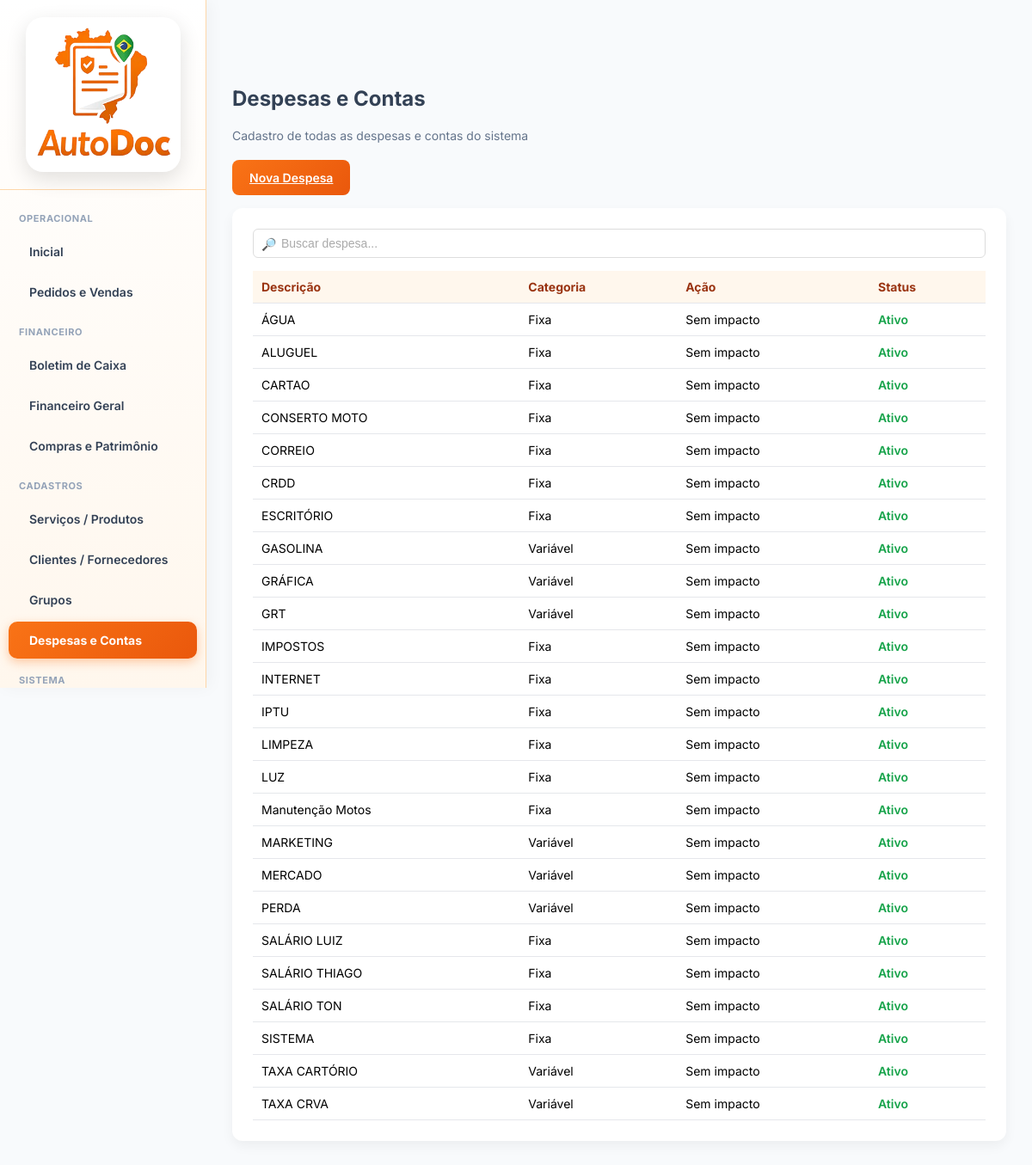
/user/frmDespesasLista.php (signed in), run on the app's committed database.
### tables this page shows
CREATE TABLE `tipodespesa` (
  `idEmpresa` int NOT NULL,
  `Categoria` int NOT NULL,
  `Acao` varchar(11) NOT NULL,
  `Inativo` int NOT NULL,
  `id` int NOT NULL AUTO_INCREMENT,
  `Descricao` varchar(200) NOT NULL,
  `ValorBase` decimal(10,2) NOT NULL,
  `Codigo` int NOT NULL,
  `Nome` varchar(100) NOT NULL,
  `DataAlt` datetime DEFAULT NULL,
  PRIMARY KEY (`id`)
);

### base/baseFuncoes.php (called while the page is built, shortened)
<?php
require_once 'connection.php';
function ExSqlNET($sql, $conn = null, $params = [])
{
    if ($conn === null) {
        global $dbGeralNET;
        $conn = $dbGeralNET;
    }
    $stmt = $conn->prepare($sql);
    $stmt->execute($params);
    return $stmt->fetchAll(PDO::FETCH_ASSOC);
}
?>

### user/frmDespesasLista.php (the view, shortened to what this page needs)
<?php
include '../base/baseFuncoes.php';
$idEmpresa = $_SESSION['idEmpresa'];
$listaDespesa = ExSqlNET("
    SELECT *, CASE Categoria WHEN 1 THEN 'Fixa' WHEN 2 THEN 'Variável' WHEN 3 THEN 'Impostos'
    WHEN 4 THEN 'Serviços' WHEN 5 THEN 'Outros'
    END AS CategoriaLiteral
    FROM tipodespesa
    WHERE idEmpresa = ".$idEmpresa ."
    ORDER BY Descricao
");
?>
<!DOCTYPE html>
<html lang="pt-br">
<head>
    <link rel="stylesheet" href="../css/base.css">
</head>
<body>
<?php include '../base/navbarUser.php'; ?>
<div class="content">
    <div class="page-title">Despesas e Contas</div>
    <div class="subtitle">
        Cadastro de todas as despesas e contas do sistema
    </div>
    <div class="actions">
        <a href="frmDespesas.php" class="btn">Nova Despesa</a>
    </div>
    <div class="card">
        <div style="margin-bottom:15px; position:relative;">
            <span style="
                position:absolute;
                left:10px;
                top:50%;
                transform:translateY(-50%);
                font-size:14px;
                color:#64748b;
            ">🔎</span>
            <input
                type="text"
                id="filtroTabela"
                placeholder="Buscar despesa..."
                style="
                    width:100%;
                    padding:8px 8px 8px 32px;
                    border:1px solid #ddd;
                    border-radius:6px;
                "
                onkeyup="filtrarTabela()"
                autofocus
            >
        </div>
        <div class="table-responsive">
            <table>
                <thead>
                    <tr>
                        <th>Descrição</th>
                        <th>Categoria</th>
                        <th>Ação</th>
                        <th>Status</th>
                    </tr>
                </thead>
                <tbody>
                <?php if (!empty($listaDespesa)) : ?>
                    <?php foreach ($listaDespesa as $despesa) : ?>
                        <?php
                            if ($despesa['Acao'] === 1) {
                                $impactoHtml = '<span class="badge badge-entrada">Entrada</span>';
                            } elseif ($despesa['Acao'] === -1) {
                                $impactoHtml = '<span class="badge badge-saida">Saída</span>';
                            } else {
                                $impactoHtml = '<span class="badge badge-neutro">Sem impacto</span>';
                            }
                            $statusClass = $despesa['Inativo'] == 0 ? 'status-ativo' : 'status-inativo';
                            $statusTexto = $despesa['Inativo'] == 0 ? 'Ativo' : 'Inativo';
                        ?>
                        <tr onclick="selecionarDespesa(
                            '<?= $despesa['id'] ?>',
                            '<?= htmlspecialchars($despesa['Descricao'], ENT_QUOTES) ?>'
                        )">
                            <td><?= htmlspecialchars($despesa['Descricao']) ?></td>
                            <td><?= htmlspecialchars($despesa['CategoriaLiteral']) ?></td>
                            <td><?= $impactoHtml ?></td>
                            <td class="<?= $statusClass ?>"><?= $statusTexto ?></td>
                        </tr>
                    <?php endforeach; ?>
                <?php else : ?>
                    <tr>
                        <td colspan="5" style="text-align:center;">Nenhuma despesa cadastrada</td>
                    </tr>
                <?php endif; ?>
                </tbody>
        </div>
    </div>
</div>
</body>
</html>

### css/base.css (style rules this page uses)
* { margin: 0; padding: 0; box-sizing: border-box; }
html, body { width: 100%; height: 100%; font-family: 'Inter', Arial, sans-serif; background-color: #f5f6fa; font-family: 'Inter', sans-serif; background-color: #f1f5f9; }
body { margin: 0; font-family: 'Inter', Arial, sans-serif; background-color: #f8fafc; }
.content { margin-left: 240px; padding: 30px; }
.page-title { font-size: 24px; font-weight: 700; color: #334155; margin-bottom: 20px; }
.card { background: #ffffff; padding: 20px; border-radius: 12px; box-shadow: 0 6px 14px rgba(0,0,0,0.05); }
table { width: 100%; border-collapse: collapse; }
th, td { padding: 12px; border-bottom: 1px solid #e5e7eb; text-align: left; font-size: 14px; }
th { background-color: #fff7ed; color: #9a3412; }
.status-ativo { color: #16a34a; font-weight: 600; }
.card { background: #ffffff; padding: 24px; border-radius: 12px; box-shadow: 0 6px 14px rgba(0,0,0,0.05); margin-bottom: 30px; }
input, select, textarea { width: 100%; padding: 10px 12px; border: 1px solid #e5e7eb; border-radius: 8px; font-size: 14px; }
.btn { background: linear-gradient(135deg, #f97316, #ea580c); color: #ffffff; border: none; padding: 12px 20px; border-radius: 8px; font-size: 14px; font-weight: 600; cursor: pointer; }
table { width: 100%; border-collapse: collapse; margin-top: 10px; }
table th, table td { padding: 10px; border-bottom: 1px solid #e5e7eb; font-size: 14px; text-align: left; }
table th { background-color: #fff7ed; color: #9a3412; }
.actions { display: flex; gap: 10px; flex-wrap: wrap; margin-top: 20px; }
th, td { padding: 10px; border-bottom: 1px solid #e5e7eb; }
.subtitle { color: #64748b; margin-bottom: 20px; font-size: 14px; }
.actions { margin-bottom: 15px; display: flex; gap: 10px; flex-wrap: wrap; }
input, textarea, select { font-family: 'Poppins', sans-serif; padding: 12px 14px; font-size: 14px; border: 1.5px solid #ddd; border-radius: 8px; outline: none; transition: all 0.25s ease; background-color: #fff; width: 100%; }
input::placeholder, textarea::placeholder { color: #aaa; }
input:not(:placeholder-shown), textarea:not(:placeholder-shown) { border-color: #ffa14d; }

### data on the page
tipodespesa: Descricao "ÁGUA", CategoriaLiteral "Fixa", Acao "Sem impacto", Inativo "Ativo"
tipodespesa: Descricao "ALUGUEL", CategoriaLiteral "Fixa", Acao "Sem impacto", Inativo "Ativo"
tipodespesa: Descricao "CARTAO", CategoriaLiteral "Fixa", Acao "Sem impacto", Inativo "Ativo"
tipodespesa: Descricao "CONSERTO MOTO", CategoriaLiteral "Fixa", Acao "Sem impacto", Inativo "Ativo"
tipodespesa: Descricao "CORREIO", CategoriaLiteral "Fixa", Acao "Sem impacto", Inativo "Ativo"
tipodespesa: Descricao "CRDD", CategoriaLiteral "Fixa", Acao "Sem impacto", Inativo "Ativo"
tipodespesa: Descricao "ESCRITÓRIO", CategoriaLiteral "Fixa", Acao "Sem impacto", Inativo "Ativo"
tipodespesa: Descricao "GASOLINA", CategoriaLiteral "Variável", Acao "Sem impacto", Inativo "Ativo"
tipodespesa: Descricao "GRÁFICA", CategoriaLiteral "Variável", Acao "Sem impacto", Inativo "Ativo"
tipodespesa: Descricao "GRT", CategoriaLiteral "Variável", Acao "Sem impacto", Inativo "Ativo"
tipodespesa: Descricao "IMPOSTOS", CategoriaLiteral "Fixa", Acao "Sem impacto", Inativo "Ativo"
tipodespesa: Descricao "INTERNET", CategoriaLiteral "Fixa", Acao "Sem impacto", Inativo "Ativo"
tipodespesa: Descricao "IPTU", CategoriaLiteral "Fixa", Acao "Sem impacto", Inativo "Ativo"
tipodespesa: Descricao "LIMPEZA", CategoriaLiteral "Fixa", Acao "Sem impacto", Inativo "Ativo"
tipodespesa: Descricao "LUZ", CategoriaLiteral "Fixa", Acao "Sem impacto", Inativo "Ativo"
tipodespesa: Descricao "Manutenção Motos", CategoriaLiteral "Fixa", Acao "Sem impacto", Inativo "Ativo"
tipodespesa: Descricao "MARKETING", CategoriaLiteral "Variável", Acao "Sem impacto", Inativo "Ativo"
tipodespesa: Descricao "MERCADO", CategoriaLiteral "Variável", Acao "Sem impacto", Inativo "Ativo"
tipodespesa: Descricao "PERDA", CategoriaLiteral "Variável", Acao "Sem impacto", Inativo "Ativo"
tipodespesa: Descricao "SALÁRIO LUIZ", CategoriaLiteral "Fixa", Acao "Sem impacto", Inativo "Ativo"
tipodespesa: Descricao "SALÁRIO THIAGO", CategoriaLiteral "Fixa", Acao "Sem impacto", Inativo "Ativo"
tipodespesa: Descricao "SALÁRIO TON", CategoriaLiteral "Fixa", Acao "Sem impacto", Inativo "Ativo"
tipodespesa: Descricao "SISTEMA", CategoriaLiteral "Fixa", Acao "Sem impacto", Inativo "Ativo"
tipodespesa: Descricao "TAXA CARTÓRIO", CategoriaLiteral "Variável", Acao "Sem impacto", Inativo "Ativo"
tipodespesa: Descricao "TAXA CRVA", CategoriaLiteral "Variável", Acao "Sem impacto", Inativo "Ativo"
